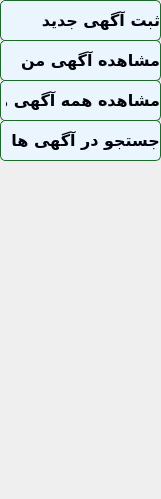
    <widget class="QWidget" name="page_1">
     <property name="geometry">
      <rect>
       <x>0</x>
       <y>0</y>
       <width>161</width>
       <height>499</height>
      </rect>
     </property>
     <attribute name="label">
      <string>                 آگهی ها</string>
     </attribute>
     <widget class="QPushButton" name="pushButton_page_show_my_ads">
      <property name="geometry">
       <rect>
        <x>0</x>
        <y>40</y>
        <width>161</width>
        <height>41</height>
       </rect>
      </property>
      <property name="font">
       <font>
        <family>B Nazanin</family>
        <pointsize>12</pointsize>
        <weight>75</weight>
        <bold>true</bold>
       </font>
      </property>
      <property name="cursor">
       <cursorShape>PointingHandCursor</cursorShape>
      </property>
      <property name="styleSheet">
       <string notr="true">background-color: #EBF5FD;
border-radius: 5px;
border: 1px solid #1C6B2B;
color: #020308;
text-align: right;
padding-left: 5px;</string>
      </property>
      <property name="text">
       <string>مشاهده آگهی من</string>
      </property>
     </widget>
     <widget class="QPushButton" name="pushButton_page_create_ad">
      <property name="geometry">
       <rect>
        <x>0</x>
        <y>0</y>
        <width>161</width>
        <height>41</height>
       </rect>
      </property>
      <property name="font">
       <font>
        <family>B Nazanin</family>
        <pointsize>12</pointsize>
        <weight>75</weight>
        <bold>true</bold>
       </font>
      </property>
      <property name="cursor">
       <cursorShape>PointingHandCursor</cursorShape>
      </property>
      <property name="styleSheet">
       <string notr="true">background-color: #EBF5FD;
border-radius: 5px;
border: 1px solid #1C6B2B;
color: #020308;
text-align: right;
padding-left: 5px;</string>
      </property>
      <property name="text">
       <string>ثبت آگهی جدید</string>
      </property>
     </widget>
     <widget class="QPushButton" name="pushButton_page_show_all_ads">
      <property name="geometry">
       <rect>
        <x>0</x>
        <y>80</y>
        <width>161</width>
        <height>41</height>
       </rect>
      </property>
      <property name="font">
       <font>
        <family>B Nazanin</family>
        <pointsize>12</pointsize>
        <weight>75</weight>
        <bold>true</bold>
       </font>
      </property>
      <property name="cursor">
       <cursorShape>PointingHandCursor</cursorShape>
      </property>
      <property name="styleSheet">
       <string notr="true">background-color: #EBF5FD;
border-radius: 5px;
border: 1px solid #1C6B2B;
color: #020308;
text-align: right;
padding-left: 5px;</string>
      </property>
      <property name="text">
       <string>مشاهده همه آگهی ها</string>
      </property>
     </widget>
     <widget class="QPushButton" name="pushButton_page_search_ads">
      <property name="geometry">
       <rect>
        <x>0</x>
        <y>120</y>
        <width>161</width>
        <height>41</height>
       </rect>
      </property>
      <property name="font">
       <font>
        <family>B Nazanin</family>
        <pointsize>12</pointsize>
        <weight>75</weight>
        <bold>true</bold>
       </font>
      </property>
      <property name="cursor">
       <cursorShape>PointingHandCursor</cursorShape>
      </property>
      <property name="styleSheet">
       <string notr="true">background-color: #EBF5FD;
border-radius: 5px;
border: 1px solid #1C6B2B;
color: #020308;
text-align: right;
padding-left: 5px;</string>
      </property>
      <property name="text">
       <string>جستجو در آگهی ها</string>
      </property>
     </widget>
    </widget>
